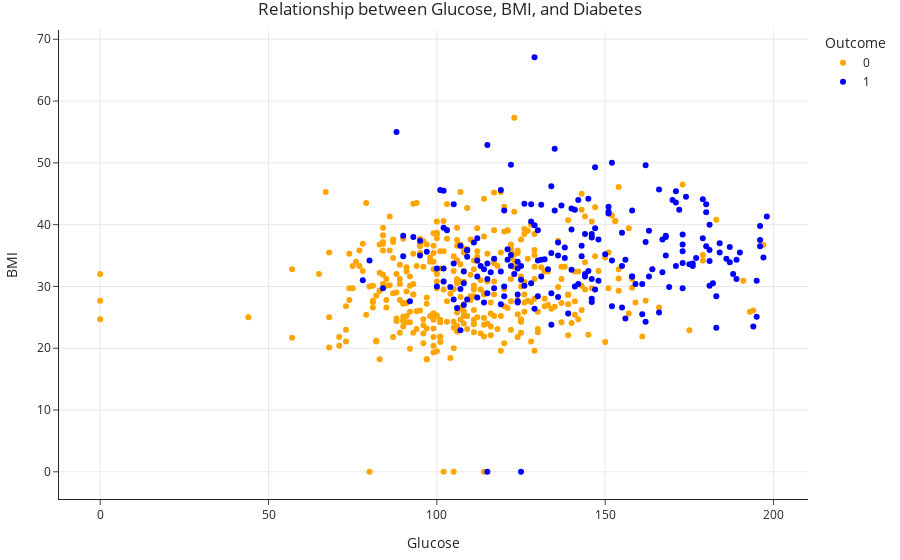

Notebook cell for this chart:
### Markdown cell above
<span style='color: orange'><b>Class 0 (orange) is "no diabetes"</b></span> and <span style='color: blue'><b>class 1 (blue) is "diabetes"</b></span>.

### Code cell
fig = (
    X_train.assign(Outcome=y_train.astype(str))
            .plot(kind='scatter', x='Glucose', y='BMI', color='Outcome', 
                  color_discrete_map={'0': 'orange', '1': 'blue'},
                  title='Relationship between Glucose, BMI, and Diabetes')
)
fig

### Figure 1 — Plotly figure (JSON) as saved in the notebook; plotly's stock layout.template omitted (floating-point values rounded to 4 significant figures; data arrays with more than 128 entries replaced by an {"elided": "..."} marker saying what was removed)
{"data": [{"hovertemplate": "Outcome=0<br>Glucose=%{x}<br>BMI=%{y}<extra></extra>", "legendgroup": "0", "marker": {"color": "orange", "symbol": "circle"}, "mode": "markers", "name": "0", "orientation": "v", "showlegend": true, "type": "scatter", "x": {"elided": "377 int values"}, "xaxis": "x", "y": {"elided": "377 float values"}, "yaxis": "y"}, {"hovertemplate": "Outcome=1<br>Glucose=%{x}<br>BMI=%{y}<extra></extra>", "legendgroup": "1", "marker": {"color": "blue", "symbol": "circle"}, "mode": "markers", "name": "1", "orientation": "v", "showlegend": true, "type": "scatter", "x": {"elided": "199 int values"}, "xaxis": "x", "y": {"elided": "199 float values"}, "yaxis": "y"}], "layout": {"legend": {"title": {"text": "Outcome"}, "tracegroupgap": 0}, "title": {"text": "Relationship between Glucose, BMI, and Diabetes"}, "xaxis": {"anchor": "y", "domain": [0, 1], "title": {"text": "Glucose"}}, "yaxis": {"anchor": "x", "domain": [0, 1], "title": {"text": "BMI"}}}}
